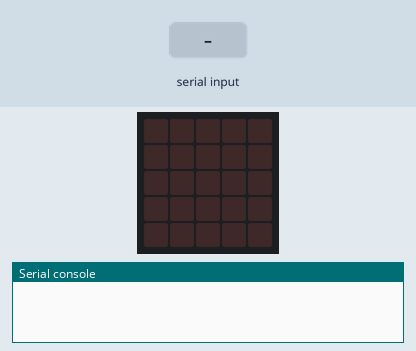
Bench run of a program on a simulated BBC micro:bit running MicroPython. Shown: the board's 5×5 LED display, the last lines printed to the serial console. The test bench sets the inputs (shaded band). No radio messages arrive unless stated (any console line starting 'radio sent:' is added by the test bench).

Above: at 1.2 s.
1.3 s: "GOLD|" typed at the serial console, then Enter
At 2.3 s:
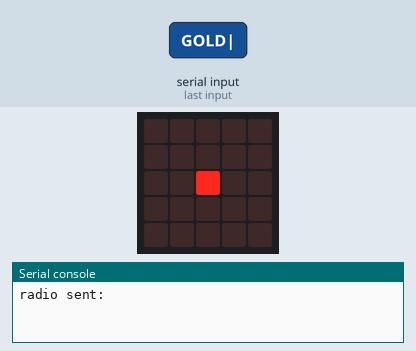
2.8 s: "GROUP|" typed at the serial console, then Enter
At 3.4 s:
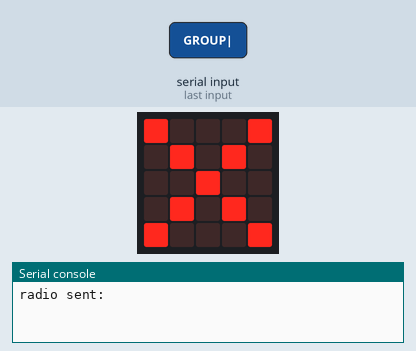
4.3 s: "PING" typed at the serial console, then Enter
At 4.6 s:
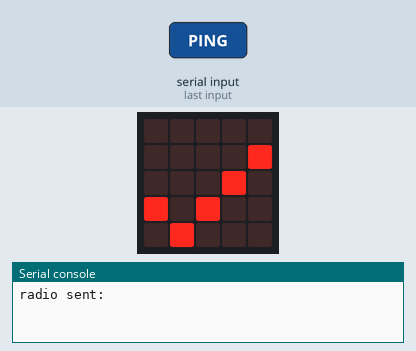
5.8 s: "GOLD|" typed at the serial console, then Enter
At 6.9 s:
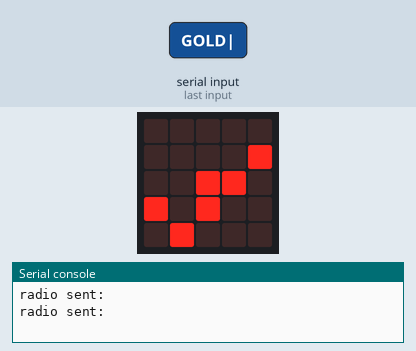
Timing chart, 0 to 8.3 s (numbered marks = the images above; inputs shaded):
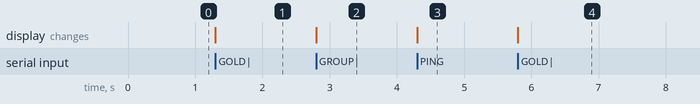

The program:

gateway.py
```python
# Gateway micro:bit on the server laptop: sends the player name of each gold message over radio.
from microbit import *
import radio

uart.init(115200)
radio.config(group=7)
radio.on()
buffer = b""

while True:
    data = uart.read()
    if not data:
        continue
    buffer += data
    while b"\n" in buffer:
        line, buffer = buffer.split(b"\n", 1)
        # A bad line (noise when plugging in, a wrong group) is skipped, never fatal.
        try:
            text = str(line, "utf-8").strip()
            if text.startswith("GROUP|"):
                group = text.split("|")[1]
                radio.config(group=int(group))
                display.scroll(group, wait=False)
            elif text == "PING":
                display.show(Image.YES)
            elif text.startswith("GOLD|"):
                # Example: "GOLD|zeleny|3" from the server goes out as "zeleny".
                radio.send(text.split("|")[1])
                display.set_pixel(2, 2, 0 if display.get_pixel(2, 2) else 9)
        except ValueError:
            display.show(Image.NO)
```

Measured:
- after the input at 1.3 s, the display: changes at once (image 1)
- after the input at 2.8 s, the display: changes at once (image 2)
- after the input at 4.3 s, the display: changes at once (image 3)
- after the input at 5.8 s, the display: changes at once (image 4)
